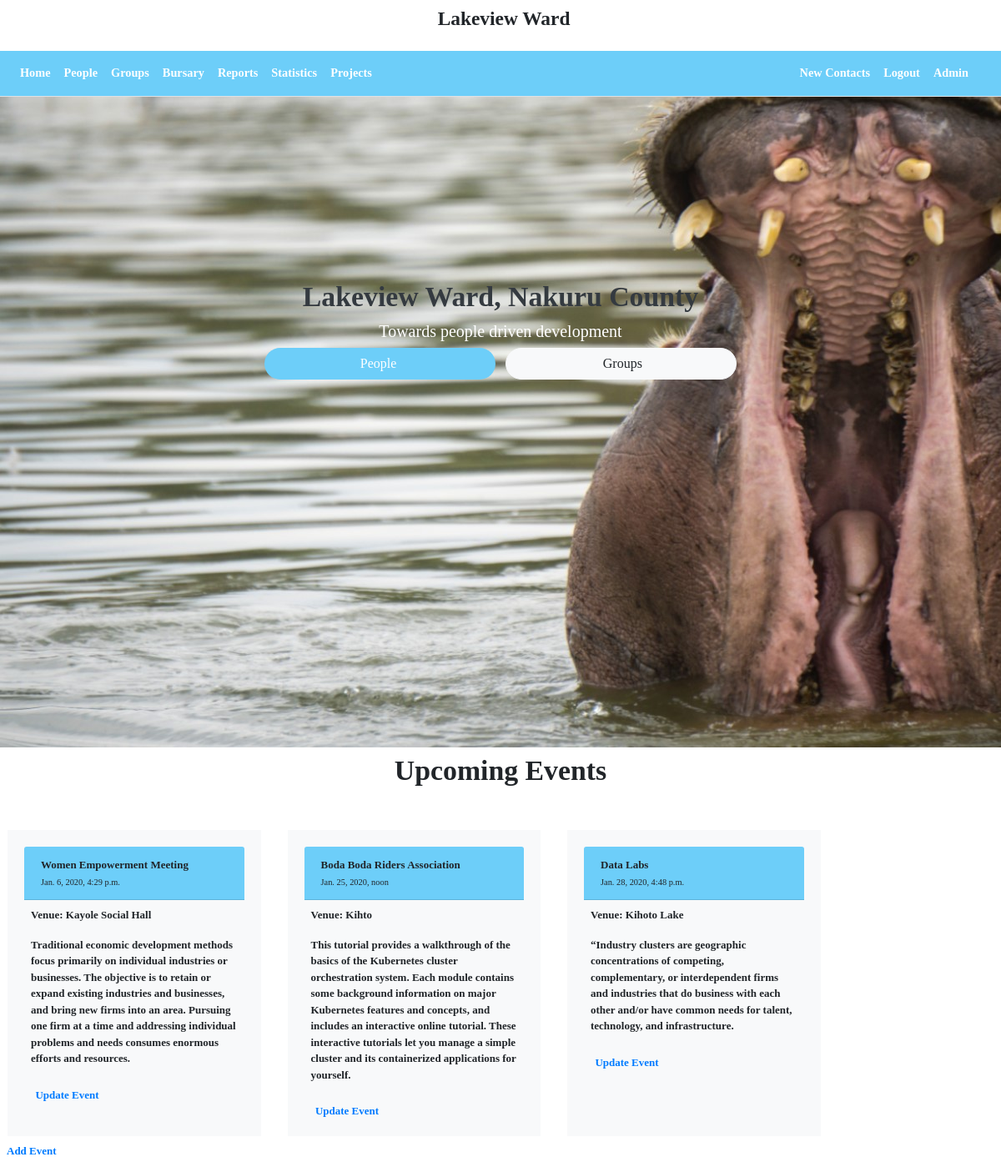
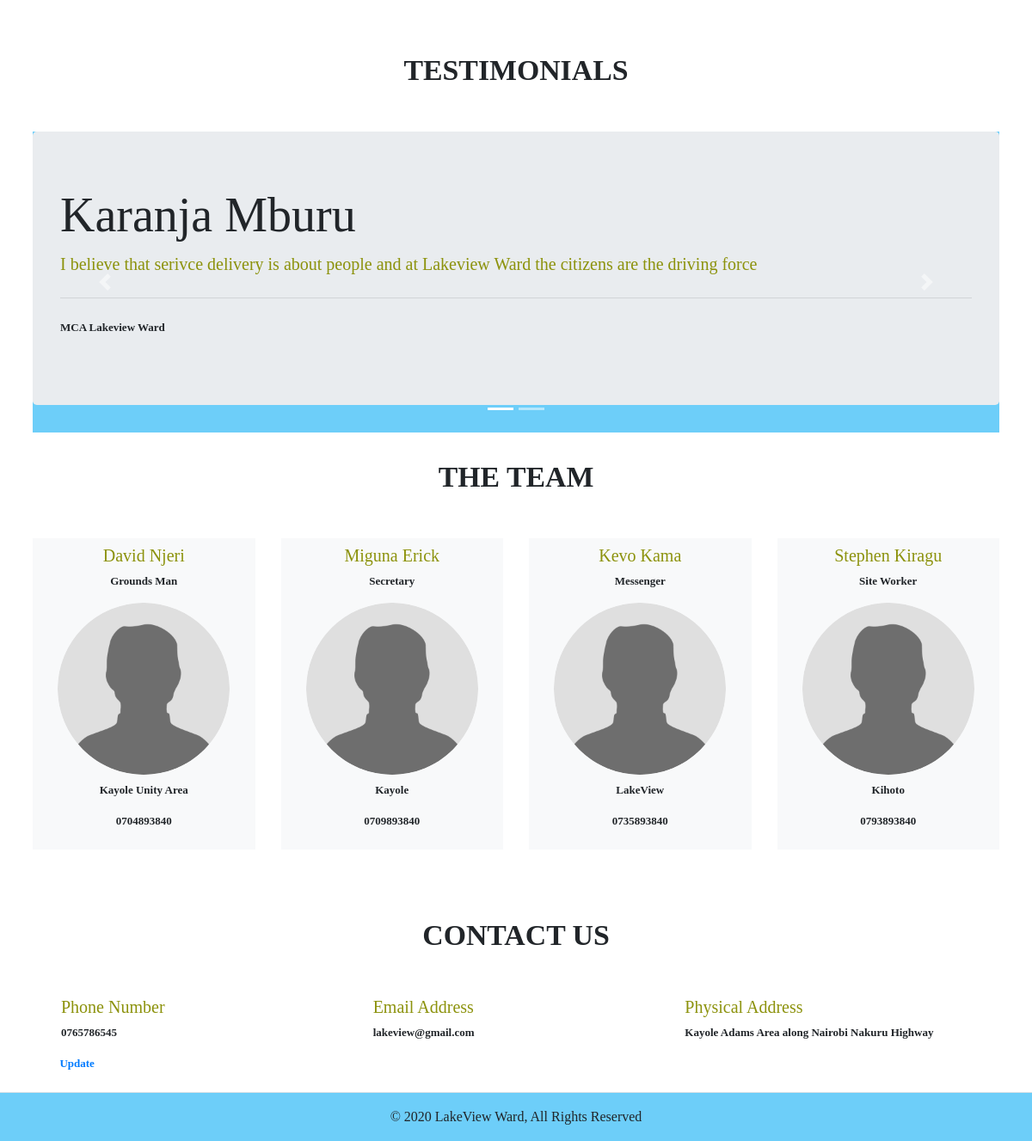
Page / (signed in) on the committed database (2 pictures, top to bottom).
### citizens/models.py (models this page shows, shortened)
class Events(models.Model):
    title = models.CharField(max_length=150)
    content = models.TextField(default="")
    venue = models.CharField("Event Venue", max_length=150)
    time = models.DateTimeField(auto_now=False, auto_now_add=False)
    attendants_count = models.IntegerField('Number of Attendants',default=0)
    class Meta:
        verbose_name = "Events"
        verbose_name_plural = "Events"

class Testimonials(models.Model):
    name =  models.CharField(max_length=50)
    title = models.CharField(max_length=50)
    content = models.CharField(max_length=400)
    class Meta:
        verbose_name = "Testimonial"
        verbose_name_plural = "Testimonials"

class TeamMembers(models.Model):
    citizen = models.OneToOneField("Citizen", on_delete=models.CASCADE)
    role = models.CharField(max_length=50)
    area_allocated = models.CharField("Area Allocated", max_length=50)
    picture = models.ImageField(default='download.jpg', upload_to="teammembers")
    class Meta:
        verbose_name = "Team Member"
        verbose_name_plural = "Team Members"

class Citizen(models.Model):
    id_number = models.PositiveIntegerField(primary_key=True,verbose_name="Identification Number", unique=True)
    person = models.OneToOneField("Person", on_delete=models.CASCADE)
    location = models.CharField(max_length=150)
    email = models.EmailField(max_length=255, blank=True)
    phone_number = models.CharField("Phone Number", max_length=12, blank=True, default='0704893840')
    voting_centre = models.CharField('Voting Centre', max_length=50, default='Unity Primary School')
    uploaded_to_google = models.BooleanField(default=False)
    class Meta:
        verbose_name= 'Citizen'
        verbose_name_plural = 'Citizens'

class Person(models.Model):
    GENDER = (
        ('M', 'Male'),
        ('F', 'Female')
    )
    person_id = models.UUIDField(primary_key=True, default=uuid.uuid4, editable=False)
    surname = models.CharField(max_length=50, default="")
    first_name = models.CharField(max_length=50)
    last_name = models.CharField(max_length=50)
    gender = models.CharField(choices=GENDER, max_length=10)
    dob = models.DateField("Date of Birth", auto_now=False, auto_now_add=False)
    class Meta:
        verbose_name = "Person"
        verbose_name_plural = "Persons"
    def get_person(self):
        return self.first_name+' '+self.last_name

class Contacts(models.Model):
    phone_number = models.CharField(max_length=50)
    email = models.EmailField(max_length=254)
    physical_address = models.CharField(max_length=100)
    class Meta:
        verbose_name = "Contact"
        verbose_name_plural = "Contacts"

### citizens/views.py (the view)
# urls.py: path('', home, name='citizen-home'),
def home(request):
    context = {'data':'HOME IS WHERE MY HEART IS'}
    events = Events.objects.all()
    team_members = TeamMembers.objects.all()
    testimonials = Testimonials.objects.all()[:5]
    values = [index for index, item in enumerate(testimonials)]
    contacts = Contacts.objects.all()
    return render(request,'index.html', {'events':events,'teams':team_members,'testimonials':testimonials,'values':values,'contacts':contacts})

### citizens/templates/index.html (shortened to what this page needs)
{% extends 'base.html' %}
{% load static %}
{% block content %}
    <div class="container-fluid">
        <div class="home ">
            <div class="container home-page text-center text">
                <div class="">
                    <h2 class="text-dark">Lakeview Ward, Nakuru County</h2>
                    <p class="h5 text-white">Towards people driven development</p>
                    <a href="{% url 'list-view' %}" class="btn bg-green pl-2 text-white mr-2 w-25">People</a>
                    <a href="{% url 'group-list' %}" class="btn btn-light pl-3 w-25">Groups</a>
                </div>
            </div>
        </div>
        <div class="container-fluid py-2 px-2 my-5 event bg-white">
            <h2 class="text-center">Upcoming Events</h2>
            <p class="text-center"><i class="fa fa-2x fa-angle-down"></i></p>
            <div class="card-deck">
                {% for event in events %}
                    <div class="col-md-3 mb-2 mx-3 bg-light boxed-grey">
                        <div class="card-header bold bg-green" >
                            {{event.title}}<br>
                            <small>{{ event.time }}</small>
                        </div>
                        <div class="card-body py-2 px-2">
                            <p> Venue: <strong>{{ event.venue }}</strong></p>
                            {{event.content}}
                        </div>
                        {% if user.is_admin %}
                            <div class="mt-3">
                                <a href="{% url 'event-update' event.pk %}" class="mt-5"> <i class="fa fa-pen"></i class="fa fa-pen" > Update Event</a>
                            </div>
                        {% endif %}
                    </div>
                {% endfor %}
            </div>
            {% if user.is_admin %}
                <a href="{% url 'event-create' %}">Add Event</a>
            {% endif %}
        </div>
        <div class="container py-3 px-2">
            <h2 class="text-center">TESTIMONIALS</h2>
            <p class="text-center"><i class="fa fa-2x fa-angle-down"></i></p>
            <div id="carousel" class="carousel slide" data-ride="carousel">
                <ol class="carousel-indicators">
                    {% for value in values %}
                        <li data-target="#carousel" data-slide-to="{{ value }}"></li>
                    {% endfor %}
                </ol>
                <div class="carousel-inner bg-green">
                    {% for testimonial in testimonials %}
                        <div class="carousel-item">
                            <div class="jumbotron">
                                <h1 class="display-4">{{ testimonial.name }}</h1>
                                <p class="lead text">
                                    {{ testimonial.content }}
                                </p>
                                <hr class="my-4">
                                <p>{{ testimonial.title }}</p>
                            </div>
                        </div>
                    {% endfor %}
                    </div>
                <a class="carousel-control-prev text-dark" href="#carousel" role="button" data-slide="prev">
                    <span class="carousel-control-prev-icon" aria-hidden="true"></span>
                </a>
                <a class="carousel-control-next text-dark" href="#carousel" role="button" data-slide="next">
                    <span class="carousel-control-next-icon" aria-hidden="true"></span>
                </a>
                </div>
            </div>
        </div>
        <div class="container py-3 px-2">
            <h2 class="text-center ">THE TEAM</h2>
            <p class="text-center"><i class="fa fa-2x fa-angle-down"></i></p>
            <div class="row">
                {% for member in teams %}
                    <div class="col-xs-6 col-sm-3 col-md-3 text-center mb-5">
                        <div class="wow bounceInUp" data-wow-delay="0.2s">
                            <div class="team bg-light py-2">
                                <div class="inner">
                                    <h5 class="text">{{ member.citizen.person.get_person }}</h5>
                                    <p class="subtitle">{{ member.role }}</p>
                                    <div class="avatar">
                                        <img src="{% get_static_prefix %}{{ member.picture }}" alt="profile" class="img-responsive img-circle" />
                                    </div>
                                    <p class="mt-2">{{ member.area_allocated }}</p>
                                    <p>{{ member.citizen.phone_number }}</p>
                                </div>
                            </div>
                        </div>
                    </div>
                {% endfor %}
            </div>
        </div>
        <div class="container-fluid py-3 px-2 ">
            <h2 class="text-center ">CONTACT US</h2>
            <p class="text-center"><i class="fa fa-2x fa-angle-down"></i></p>
            <div class="row mx-5 my-2 bg-white">
                <div class="col-md-4">
                    <h5 class="text">Phone Number</h5>
                </div>
                <div class="col-md-4">
                    <h5 class="text">Email Address</h5>
                </div>
                <div class="col-md-4">
                    <h5 class="text">Physical Address</h5>
                </div>
                {% for contact in contacts %}
                    <div class="col-md-4">
                        <p class="text-black">{{ contact.phone_number }}</p>
                    </div>
                    <div class="col-md-4">
                        <p class=""> {{ contact.email }}</p>
                    </div>
                    <div class="col-md-4">
                        <p class="">{{ contact.physical_address }}</p>
                    </div>
                    {% if user.is_admin %}
                        <a href="/admin/citizens/contacts/{{contact.pk}}/change/" class=""> <i class="fa fa-pen"></i> Update</a>
                    {% endif %}
                {% endfor %}
            </div>
        </div>
    </div>
{% endblock %}

### citizens/static/master.css (style rules this page uses)
html, body { margin:0%; padding:0%; font-style: normal; font-family:'Times New Roman', Times, serif; font-size: medium; font-weight: 900; }
.home { height:80vh; }
.home-page { padding-top:8rem; }
.bg-green { background-color: #6DCEF9; }
.text { color:#8C920C; }
.container-fluid { margin:0%; padding:0%; overflow: hidden; }
.card, .card-body { width:100%; height: auto; }

### rows in the picture
Events: title "Women Empowerment Meeting", time "Jan. 6, 2020, 4:29 p.m.", venue "Kayole Social Hall", content "Traditional economic development methods focus primarily on individual industries or businesses. The objective is to retain or expand existing industries and businesses, and bring new firms into an area. Pursuing one firm at a time and addressing individual problems and needs consumes enormous efforts and resources."
Events: title "Boda Boda Riders Association", time "Jan. 25, 2020, noon", venue "Kihto", content "This tutorial provides a walkthrough of the basics of the Kubernetes cluster orchestration system. Each module contains some background information on major Kubernetes features and concepts, and includes an interactive online tutorial. These interactive tutorials let you manage a simple cluster and its containerized applications for yourself."
Events: title "Data Labs", time "Jan. 28, 2020, 4:48 p.m.", venue "Kihoto Lake", content "“Industry clusters are geographic concentrations of competing, complementary, or interdependent firms and industries that do business with each other and/or have common needs for talent, technology, and infrastructure."
Testimonials: name "Karanja Mburu", content "I believe that serivce delivery is about people and at Lakeview Ward the citizens are the driving force", title "MCA Lakeview Ward"
TeamMembers: citizen.person.get_person "David Njeri", role "Grounds Man", picture (picture), area_allocated "Kayole Unity Area", citizen.phone_number "0704893840"
TeamMembers: citizen.person.get_person "Miguna Erick", role "Secretary", picture (picture), area_allocated "Kayole", citizen.phone_number "0709893840"
TeamMembers: citizen.person.get_person "Kevo Kama", role "Messenger", picture (picture), area_allocated "LakeView", citizen.phone_number "0735893840"
TeamMembers: citizen.person.get_person "Stephen Kiragu", role "Site Worker", picture (picture), area_allocated "Kihoto", citizen.phone_number "0793893840"
Contacts: phone_number "0765786545", email "lakeview@gmail.com", physical_address "Kayole Adams Area along Nairobi Nakuru Highway"
